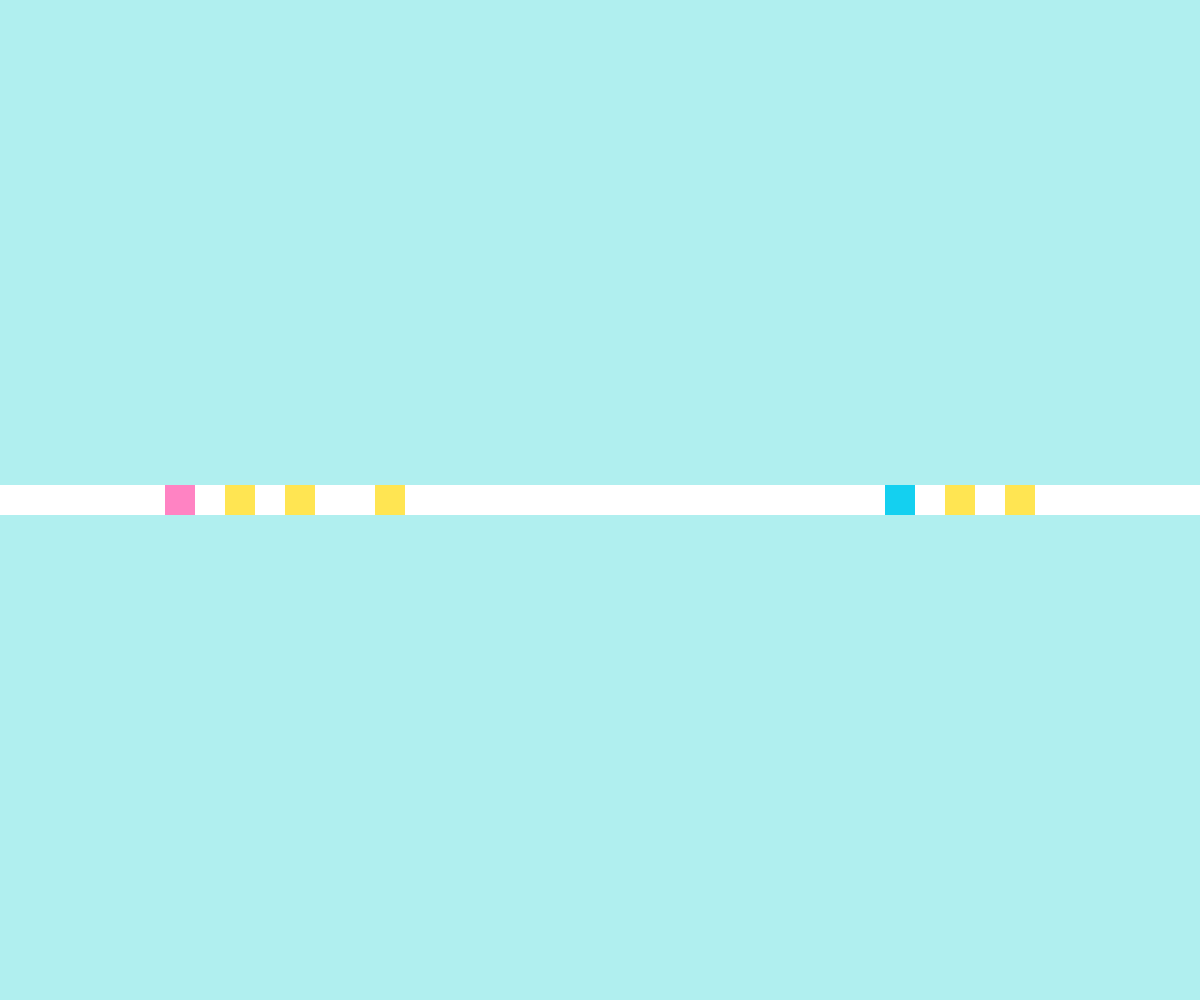
Frame 1 (no input)
Frame 60 (no input): identical to frame 1, image omitted
Frame 120 (the mouse pressed at the canvas centre since frame 60): identical to frame 1, image omitted

The p5.js sketch that drew this single still picture (run headless with seeded random() and noise() and a simulated clock; from frame 60 on, the mouse is pressed at the canvas centre):

// p5.js sketch
// ── sketch.js
/* /////////////////////////////////////

  4.043 / 4.044 Design Studio: Interaction Intelligence
  February 9, 2024
  Marcelo Coelho

*/ /////////////////////////////////////


let displaySize = 47;   // how many pixels are visible in the game; not dynamic
let pixelSize = 30;     // how big each 'pixel' looks on screen

let playerOne;    // Adding 2 players to the game
let playerTwo;
let target;       // and one target for players to catch.

let display;      // Aggregates our final visual output before showing it on the screen

let controller;   // This is where the state machine and game logic lives

let collisionAnimation;   // Where we store and manage the collision animation

let score;        // Where we keep track of score and winner

let targets = []; // Array to store multiple targets


function setup() {

  createCanvas(windowWidth, windowHeight);  // Make canvas cover the entire browser window

  // createCanvas((displaySize*pixelSize), pixelSize);     // dynamically sets canvas size

  display = new Display(displaySize, pixelSize);        //Initializing the display

  playerOne = new Player(color('	#14d0f0'), parseInt(random(0,displaySize)), displaySize, 'rectangle');   // Initializing players
  playerTwo = new Player(color('	#ff83c3'), parseInt(random(0,displaySize)), displaySize, 'rectangle');

  for (let i = 0; i < 5; i++) {
    target = new Player(color('	#ffe552'), parseInt(random(0, displaySize)), displaySize, 'circle'); // Initializing target using the Player class
    targets.push(target); // Add each target to the array
  }

  collisionAnimation = new Animation();     // Initializing animation

  controller = new Controller();            // Initializing controller

  score = {max:3, winner:color(0,0,0)};     // score stores max number of points, and color 

}

function draw() {

  // start with a blank screen
  background('#B0EFEF');    

  // Position the 1D strip in the middle of the screen
  push();

  translate((windowWidth - displaySize * pixelSize) / 2, windowHeight / 2 - pixelSize / 2); 

  // Runs state machine at determined framerate
  controller.update();

  // After we've updated our states, we show the current one 
  display.show();  // Draw the 1D strip on top

  // Update the display buffer for each player
  playerOne.updateDisplay(display);
  playerTwo.updateDisplay(display);

  // Update the display buffer for each target
  for (let target of targets) {
    target.updateDisplay(display);
  }

  pop();

}



// ── animation.js


class Animation {


    constructor() {
 
        this.numberOfFrames = 30;    // how many frames the animation has 
        this.pixels = 70;            // how wide the animation is
        
        // Multidimensional arrays in javascript are a bit silly
        // I recommend you watch this to understand what is happening next: https://www.youtube.com/watch?v=OTNpiLUSiB4
        this.animation = new Array(this.numberOfFrames);
       
        this.currentFrameCount = -1;       // this tracks what frame we are currently reading

        // The animation mimics an explosion and this variable tracks where the wave is in the display
        let k = 0;

        // Build up the array in this for loop
        for (let i = 0; i < this.numberOfFrames; i++) {
            
            // since javascript can't initialize a 2D array, we need to do this
            this.animation[i] = new Array(this.pixels);     
            
            // populate array with empty/black pixels
            for (let j = 0; j < this.pixels; j++) {
                this.animation[i][j] = color('#ffffff');
            }
        
        // Then populate array with animation
        
        // Start from the center
        let center = parseInt(this.pixels/2);
        
        // Animate to the right
        this.animation[i][k+center] = color('	#ffe552');

        // Animate to the left
        this.animation[i][center-k] = color('	#ffe552');
        
        // Increment animation pixel
        k = k+1;
    }

    }

    // This function advances animation to next frame and returns current frame number
    currentFrame() {

        this.currentFrameCount = this.currentFrameCount + 1;

        if (this.currentFrameCount >= this.numberOfFrames) {
            this.currentFrameCount = 0;
        }

        return this.currentFrameCount;
    }

    // Returns one pixel at a time
    grabPixel(_index) {

        return this.animation[this.currentFrameCount][_index];
    }

}

// ── controller.js

// This is where your state machines and game logic lives


class Controller {

    // This is the state we start with.
    constructor() {
        this.gameState = "PLAY";
       
    }
    
    // This is called from draw() in sketch.js with every frame
    update() {

        // STATE MACHINE ////////////////////////////////////////////////
        // This is where your game logic lives
        /////////////////////////////////////////////////////////////////
        switch(this.gameState) {

            // This is the main game state, where the playing actually happens
            case "PLAY":

                // clear screen at frame rate so we always start fresh      
                display.clear();
            
                // show all players in the right place, by adding them to display buffer
                display.setPixel(playerOne.position, playerOne.playerColor);
                display.setPixel(playerTwo.position, playerTwo.playerColor);
                

                // now add all targets
                for (let target of targets) {
                    display.setPixel(target.position, target.playerColor);
                }

                
                // check if playerOne has caught any target
                for (let target of targets) {
                    if (playerOne.position == target.position) {
                        playerOne.score++;              // increment score
                        this.gameState = "COLLISION";   // go to COLLISION state
                        break;
                    }
                }

                // check if playerTwo has caught any target
                for (let target of targets) {
                    if (playerTwo.position == target.position) {
                        playerTwo.score++;              // increment their score
                        this.gameState = "COLLISION";   // go to COLLISION state
                        break;
                    }
                }                

                break;

            // This state is used to play an animation, after a target has been caught by a player 
            case "COLLISION":
                
                 // clear screen at frame rate so we always start fresh      
                 display.clear();

                // play explosion animation one frame at a time.
                // first figure out what frame to show
                let frameToShow = collisionAnimation.currentFrame();    // this grabs number of current frame and increments it 
                
                // then grab every pixel of frame and put it into the display buffer
                for(let i = 0; i < collisionAnimation.pixels; i++) {
                    display.setPixel(i,collisionAnimation.animation[frameToShow][i]);                    
                }

                //check if animation is done and we should move on to another state
                if (frameToShow == collisionAnimation.animation.length-1)  {
                    
                    // We've hit score max, this player wins
                    if (playerOne.score >= score.max) {
                        score.winner = playerOne.playerColor;   // store winning color in score.winner
                        this.gameState = "SCORE";               // go to state that displays score
                    
                    // We've hit score max, this player wins
                    } else if (playerTwo.score >= score.max) {
                        score.winner = playerTwo.playerColor;   // store winning color in score.winner
                        this.gameState = "SCORE";               // go to state that displays score

                    // We haven't hit the max score yet, keep playing    
                    } else {
                        // Move all targets to new random positions
                        for (let target of targets) {
                            target.position = parseInt(random(0, displaySize));
                        }
                        this.gameState = "PLAY";    // back to play state
                    }
                } 

                break;

            // Game is over. Show winner and clean everything up so we can start a new game.
            case "SCORE":       
            
                // reset everyone's score
                playerOne.score = 0;
                playerTwo.score = 0;

                // put the target somewhere else, so we don't restart the game with player and target in the same place
                // target.position = parseInt(random(1,displaySize));
                for (let target of targets) {
                    target.position = parseInt(random(0, displaySize));
                }

                //light up w/ winner color by populating all pixels in buffer with their color
                display.setAllPixels(score.winner);                    

                break;

            // Not used, it's here just for code compliance
            default:
                break;
        }
    }
}




// This function gets called when a key on the keyboard is pressed
function keyPressed() {

    // Move player one to the left if letter A is pressed
    if (key == 'A' || key == 'a') {
        playerOne.move(-1);
      }
    
    // And so on...
    if (key == 'D' || key == 'd') {
    playerOne.move(1);
    }    

    if (key == 'J' || key == 'j') {
    playerTwo.move(-1);
    }
    
    if (key == 'L' || key == 'l') {
    playerTwo.move(1);
    }
    
    // When you press the letter R, the game resets back to the play state
    if (key == 'R' || key == 'r') {
    controller.gameState = "PLAY";
    }
  }
// ── display.js
// This is used to aggregrate visual information from all objects before we display them. 
// First we populate display and then we show it to user.
// This is particularly helpful once you start outputting your game to an LED strip, of if you want to have two separate 'screens'


class Display {

    constructor(_displaySize, _pixelSize) {
  
      this.displaySize = _displaySize;
      this.pixelSize = _pixelSize;
      this.initColor = color(' #FFFFFF');      // white color
      this.displayBuffer = [];

      // Assign black to all pixels. Black = off
      for(let i = 0; i < this.displaySize; i++){
        this.displayBuffer[i] = { color: this.initColor, shape: 'rectangle' };
      }
    }
  
     // Color a specific pixel in the buffer
    setPixel(  _index,  _color, _shape = 'rectangle') {
      this.displayBuffer[_index] = { color: _color, shape: _shape };
    }
  

    // Color all pixels in the buffer
    setAllPixels( _color) {
      for(let i = 0; i < displaySize; i++) { 
        display.setPixel(i, _color); 
      }
    }


    // Now write it to screen
    // This is the only function in the entire software that writes something directly to the screen. I recommend you keep it this way.
    show() {
      noStroke();
      for (let i = 0; i < this.displaySize; i++) {
        fill(this.displayBuffer[i].color);
        if (this.displayBuffer[i].shape === 'circle') {
          ellipse(i * this.pixelSize + this.pixelSize / 2, this.pixelSize / 2, this.pixelSize, this.pixelSize);
        } else {
          rect(i * this.pixelSize, 0, this.pixelSize, this.pixelSize);
        }
      }
    }

    
    // Let's empty the display before we start adding things to it again
    clear(_color = this.initColor) {
      for(let i = 0; i < this.displaySize; i++) {    
        this.displayBuffer[i] = { color: _color, shape: 'rectangle' };
      }
    }
    

  }
// ── player.js

// This holds some player information, like color and position.
// It also has some player methods for managing how a player moves.


class Player {
  
    constructor(_color, _position, _displaySize, _shape = 'rectangle') {
        this.playerColor = _color;
        this.position = _position;
        this.score = 0;
        this.displaySize = _displaySize;
        this.shape = _shape;
    }

    // Move player based on keyboard input
    move(_direction) {

        // increments or decrements player position
        this.position = this.position + _direction;
      
        // if player hits the edge of display, loop around
        if (this.position == -1) {
            this.position = this.displaySize - 1;
        } else if (this.position == this.displaySize) {
            this.position = 0;
        } 
         
    } 

    // Update the display buffer based on the shape parameter
    updateDisplay(display) {
        display.setPixel(this.position, this.playerColor, this.shape);
    }
  }
// ── style.css
/* style.css */

html, body {
  height: 100%;
}

body {
  background-color: #333;
  margin: 0;
  display: flex;

  /* This centers our sketch horizontally. */
  justify-content: center;

  /* This centers our sketch vertically. */
  align-items: center;
}
